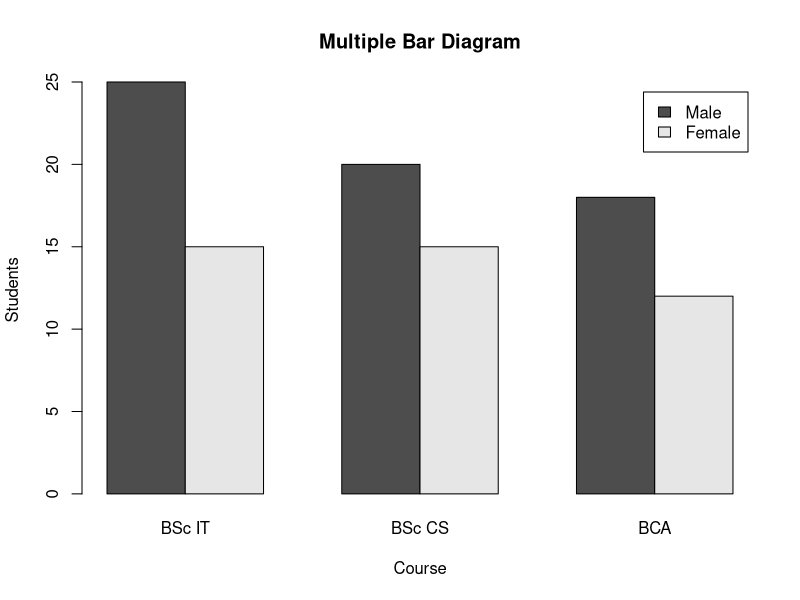

The R script that drew this image:
data <- matrix(c(25, 15, 20, 15, 18, 12), nrow = 2)
colnames(data) <- c("BSc IT", "BSc CS", "BCA")
rownames(data) <- c("Male", "Female")

barplot(data,
        beside = TRUE,
        main = "Multiple Bar Diagram",
        xlab = "Course",
        ylab = "Students",
        legend.text = TRUE)
# beside = TRUE places bars side by side.
